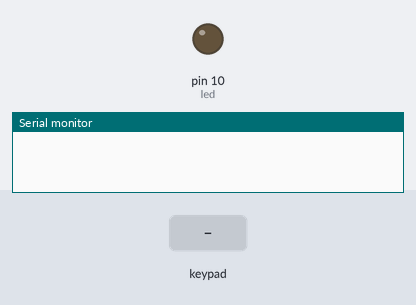
Bench run of a sketch on a simulated Arduino Uno, built with avr-gcc and run on an emulated ATmega328P. Shown: output pins drawn as LEDs (lit = HIGH), the last lines printed to the serial monitor. Inputs (shaded band) come from the test bench.

Above: at 1.2 s.
1.3 s: key '1' pressed
At 2.7 s:
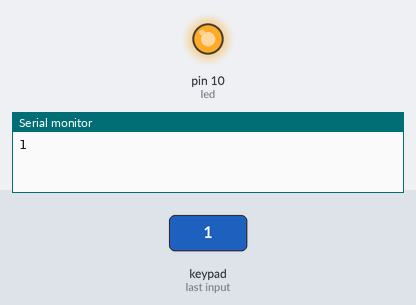
7.8 s: key '2' pressed
At 8.5 s:
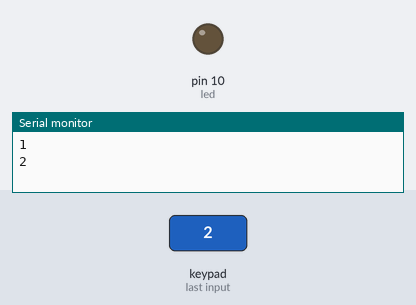
Timing chart, 0 to 10.3 s (numbered marks = the images above; inputs shaded):
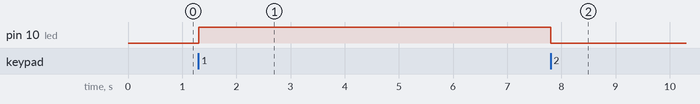

Measured:
- after the input at 1.3 s, pin 10 (led): LOW → HIGH at once
- after the input at 7.8 s, pin 10 (led): HIGH → LOW at once

The sketch:

KEYPAD.ino
```cpp
//#include <Key.h>
#include <Keypad.h>
int led=10;
const byte ROWS = 4; //four rows
const byte COLS = 4; //three columns
char keys[ROWS][COLS] = {
{'1','2','3','*'},
{'4','5','6','/'},
{'7','8','9','+'},
{'*','0','#','-'}
};
byte rowPins[ROWS] = {9,8,7,6};
byte colPins[COLS] = {5,4,3,2};
Keypad keypad = Keypad( makeKeymap(keys), rowPins, colPins, ROWS, COLS );
void setup() {
  pinMode(led,OUTPUT);
  Serial.begin(9600);
}

void loop() {
  char key = keypad.getKey();
  if (key){
    Serial.println(key);
    if (key=='1'){
      digitalWrite(led,HIGH);
    }
    else if (key=='2'){
      digitalWrite(led,LOW);
    }

  }

}
```
